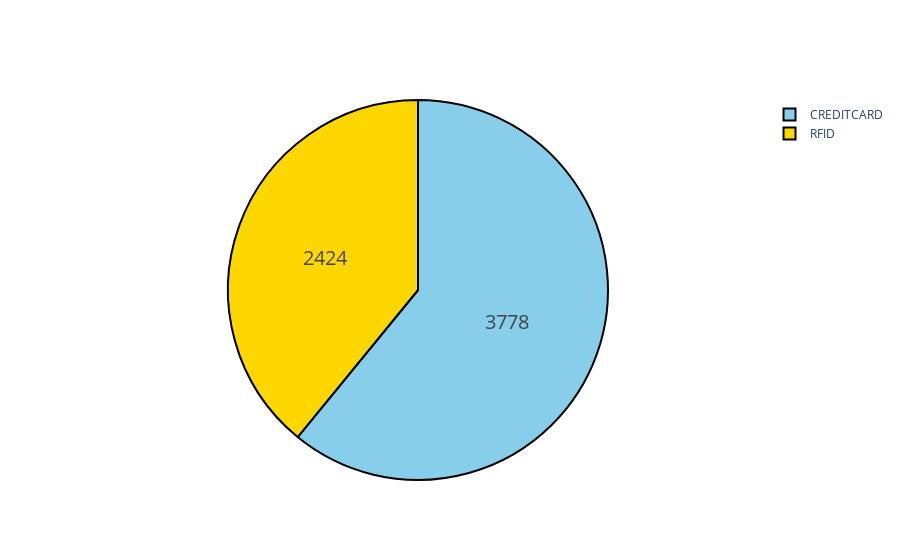

Notebook cell for this chart:
### Code cell
portlabels = ['CHADEMO','DCCOMBOTYP1']
paymentlabels = ['RFID','CREDITCARD']
DataApaymentmode = DataA['Payment Mode'].values
DataApporttype = DataA['Port Type'].values

paysizes = [list(Counter(DataApaymentmode).values())[0],list(Counter(DataApaymentmode).values())[1]]
portsizes = [list(Counter(DataApporttype).values())[0],list(Counter(DataApporttype).values())[1]]

colors = ['gold','skyblue']

fig = go.Figure(data=[go.Pie(labels=['RFID','CREDITCARD'], values=[list(Counter(DataApaymentmode).values())[0],list(Counter(DataApaymentmode).values())[1]])])
fig.update_traces(hoverinfo='label+percent', textinfo='value', textfont_size=20, marker=dict(colors=colors, line=dict(color='#000000', width=2)))
fig.show()

### Figure 1 — Plotly figure (JSON) as saved in the notebook; plotly's stock layout.template omitted (floating-point values rounded to 4 significant figures)
{"data": [{"hoverinfo": "label+percent", "labels": ["RFID", "CREDITCARD"], "marker": {"colors": ["gold", "skyblue"], "line": {"color": "#000000", "width": 2}}, "textfont": {"size": 20}, "textinfo": "value", "type": "pie", "values": [2424, 3778]}], "layout": {"autosize": true}}
